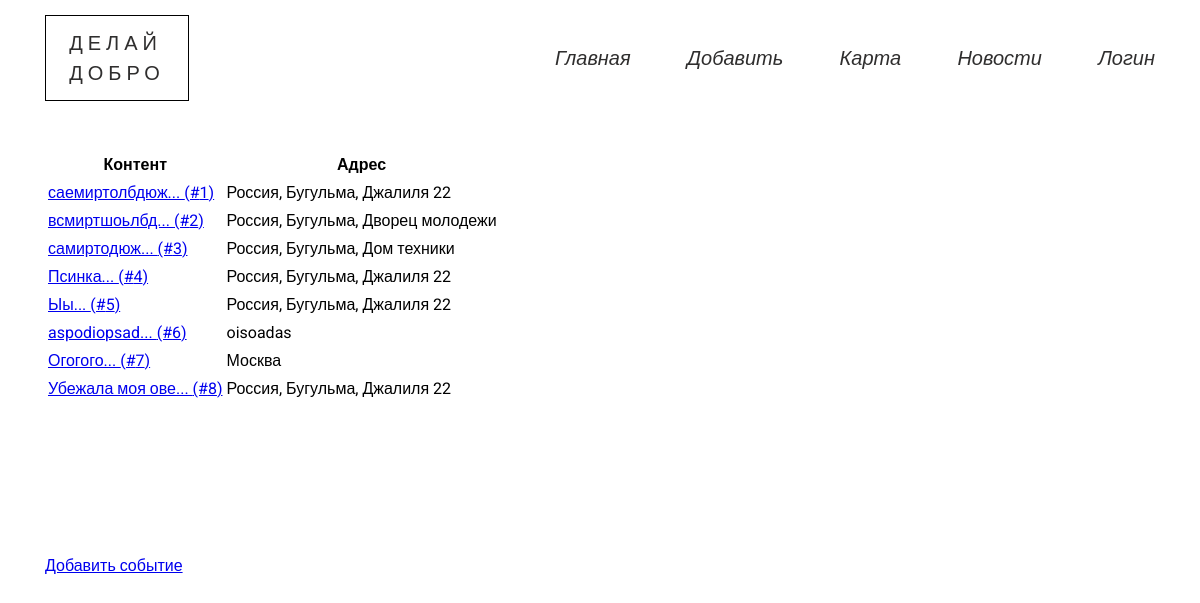
Screenshot of /events/ with the database file from the repository.
### data/model_events.py (models this page shows)
class Event(SqlAlchemyBase, SerializerMixin):
    __tablename__ = 'events'
    id = sqlalchemy.Column(sqlalchemy.Integer,
                           primary_key=True, autoincrement=True)
    address = sqlalchemy.Column(sqlalchemy.String)
    content = sqlalchemy.Column(sqlalchemy.String)
    user_id = sqlalchemy.Column(sqlalchemy.Integer,
                                sqlalchemy.ForeignKey("users.id"))
    photo = sqlalchemy.orm.relation("File", uselist=False)
    map_photo = sqlalchemy.Column(sqlalchemy.String)
    additions = list()

### blueprints/events.py (the view)
@blueprint.route('/events/', methods=['GET', 'POST'])
def events():
    session = db_session.create_session()
    events = session.query(Event).all()
    return render_template('events.html', events=events)

### data/db_session.py (called while the page is built)
def create_session() -> Session:
    global __factory
    return __factory()

### templates/events.html
{% extends "base.html" %}
{% block content %}
<div class="container">
    <table class="average-table">
        <thead>
            <th>Контент</th>
            <th>Адрес</th>
        </thead>
        <tbody>
            {% for event in events %}
                <tr>
                    <td><a href="/event/{{ event.id }}">{{ event.content[:15] + "..." }} (#{{ event.id }})</a></td>
                    <td>{{ event.address }}</td>
                </tr>
            {% endfor %}
        </tbody>
    </table>
    <a href="/add_event" class="add_event" >Добавить событие</a>
</div>
{% endblock %}

### rows the page displays
Event: content "саемиртолбдюж...", id "1", address "Россия, Бугульма, Джалиля 22"
Event: content "всмиртшоьлбд...", id "2", address "Россия, Бугульма, Дворец молодежи"
Event: content "самиртодюж...", id "3", address "Россия, Бугульма, Дом техники"
Event: content "Псинка...", id "4", address "Россия, Бугульма, Джалиля 22"
Event: content "Ыы...", id "5", address "Россия, Бугульма, Джалиля 22"
Event: content "aspodiopsad...", id "6", address "oisoadas"
Event: content "Огогого...", id "7", address "Москва"
Event: content "Убежала моя ове...", id "8", address "Россия, Бугульма, Джалиля 22"
